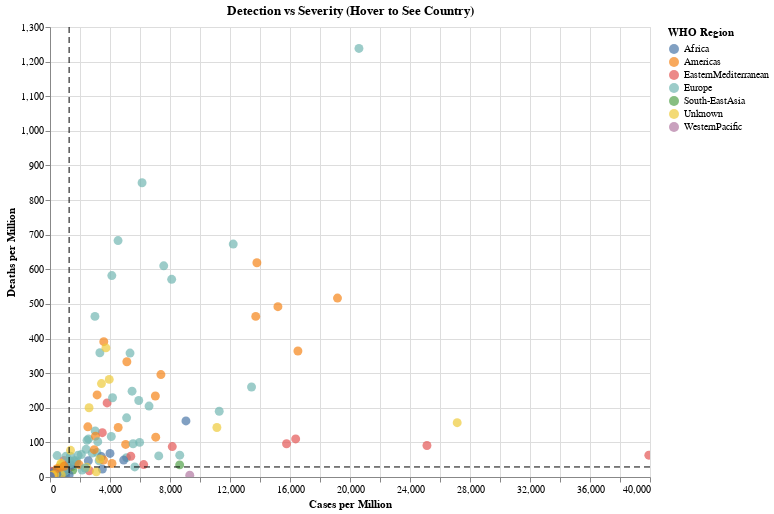

Source (notebook cell):
### Code cell
import altair as alt

subset_pm = df[["Country/Region", "Tot Cases/1M pop", "Deaths/1M pop", "WHO Region"]].dropna()

x_med = subset_pm["Tot Cases/1M pop"].median()
y_med = subset_pm["Deaths/1M pop"].median()

base = alt.Chart(subset_pm).mark_circle(size=80).encode(
    x=alt.X("Tot Cases/1M pop:Q", title="Cases per Million"),
    y=alt.Y("Deaths/1M pop:Q", title="Deaths per Million"),
    color=alt.Color("WHO Region:N", legend=alt.Legend(title="WHO Region")),
    tooltip=["Country/Region:N", "Tot Cases/1M pop:Q", "Deaths/1M pop:Q"]
).properties(
    width=600,
    height=450,
    title="Detection vs Severity (Hover to See Country)"
)

vline = alt.Chart(pd.DataFrame({"x": [x_med]})).mark_rule(strokeDash=[6, 4]).encode(x="x:Q")
hline = alt.Chart(pd.DataFrame({"y": [y_med]})).mark_rule(strokeDash=[6, 4]).encode(y="y:Q")

(base + vline + hline).interactive()

### Figure 1 — Vega-Lite specification as saved in the notebook (floating-point values rounded to 4 significant figures; data arrays with more than 128 entries replaced by an {"elided": "..."} marker saying what was removed)
{"config": {"view": {"continuousWidth": 300, "continuousHeight": 300}}, "layer": [{"data": {"name": "data-382361c7321ddea16f130ce5010564e1"}, "mark": {"type": "circle", "size": 80}, "encoding": {"color": {"field": "WHO Region", "legend": {"title": "WHO Region"}, "type": "nominal"}, "tooltip": [{"field": "Country/Region", "type": "nominal"}, {"field": "Tot Cases/1M pop", "type": "quantitative"}, {"field": "Deaths/1M pop", "type": "quantitative"}], "x": {"field": "Tot Cases/1M pop", "title": "Cases per Million", "type": "quantitative"}, "y": {"field": "Deaths/1M pop", "title": "Deaths per Million", "type": "quantitative"}}, "name": "view_dfb66390c0ca5267_0", "title": "Detection vs Severity (Hover to See Country)"}, {"data": {"name": "data-dd265cce682728ccc2425ed49e987ac5"}, "mark": {"type": "rule", "strokeDash": [6, 4]}, "encoding": {"x": {"field": "x", "type": "quantitative"}}}, {"data": {"name": "data-44e7ad295e42c66bf044bf8cfeeddda6"}, "mark": {"type": "rule", "strokeDash": [6, 4]}, "encoding": {"y": {"field": "y", "type": "quantitative"}}}], "height": 450, "params": [{"name": "param_1e9efca18e7a2868", "select": {"type": "interval", "encodings": ["x", "y"]}, "bind": "scales", "views": ["view_dfb66390c0ca5267_0"]}], "width": 600, "$schema": "https://vega.github.io/schema/vega-lite/v6.1.0.json", "datasets": {"data-382361c7321ddea16f130ce5010564e1": {"elided": "187 records"}, "data-dd265cce682728ccc2425ed49e987ac5": [{"x": 1274.0}], "data-44e7ad295e42c66bf044bf8cfeeddda6": [{"y": 29.0}]}}
